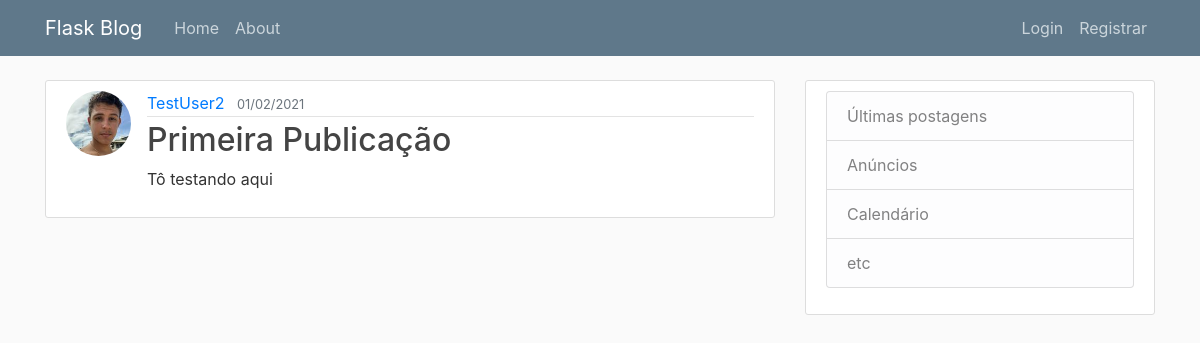
/post/1, run on the app's committed database.
### flaskblog/models.py (models this page shows, shortened)
class User(db.Model, UserMixin):
    id = db.Column(db.Integer, primary_key=True)
    username = db.Column(db.String(20), unique=True, nullable=False)
    email = db.Column(db.String(120), unique=True, nullable=False)
    image_file = db.Column(db.String(20), nullable=False, default='default.jpg')
    password = db.Column(db.String(60), nullable=False)
    posts = db.relationship('Post', backref='author', lazy=True)

class Post(db.Model):
    id = db.Column(db.Integer, primary_key=True)
    title = db.Column(db.String(100), nullable=False)
    date_posted = db.Column(db.DateTime, nullable=False, default=datetime.now())
    content = db.Column(db.Text, nullable=False)
    user_id = db.Column(db.Integer, db.ForeignKey('user.id'), nullable=False)

### flaskblog/routes.py (the view)
@app.route('/post/<int:post_id>')
def post(post_id):
    post = Post.query.get_or_404(post_id)
    return render_template('post.html', title=post.title, post=post)

### flaskblog/templates/post.html
{% extends "layout.html" %}
{% block content %}
    <article class="media content-section">
        <img class="rounded-circle article-img" src="{{ url_for('static', filename='profile_pics/' + post.author.image_file)}}">
        <div class="media-body">
            <div class="article-metadata">
                <a class="mr-2" href="#">{{ post.author.username }}</a>
                <small class="text-muted">{{ post.date_posted.strftime("%d/%m/%Y") }}</small>
            </div>
            <h2 class="article-title">{{ post.title }}</h2>
            <p class="article-content">{{ post.content }}</p>
        </div>
    </article>
{% endblock content %}

### flaskblog/static/main.css (style rules this page uses)
body { background: #fafafa; color: #333333; margin-top: 5rem; }
h1, h2, h3, h4, h5, h6 { color: #444444; }
.content-section { background: #ffffff; padding: 10px 20px; border: 1px solid #dddddd; border-radius: 3px; margin-bottom: 20px; }
.article-title { color: #444444; }
.article-content { white-space: pre-line; }
.article-img { height: 65px; width: 65px; margin-right: 16px; }
.article-metadata { padding-bottom: 1px; margin-bottom: 4px; border-bottom: 1px solid #e3e3e3 }

### data on the page
User: image_file (picture), author.username "TestUser2"
Post: date_posted "01/02/2021", title "Primeira Publicação", content "Tô testando aqui"
